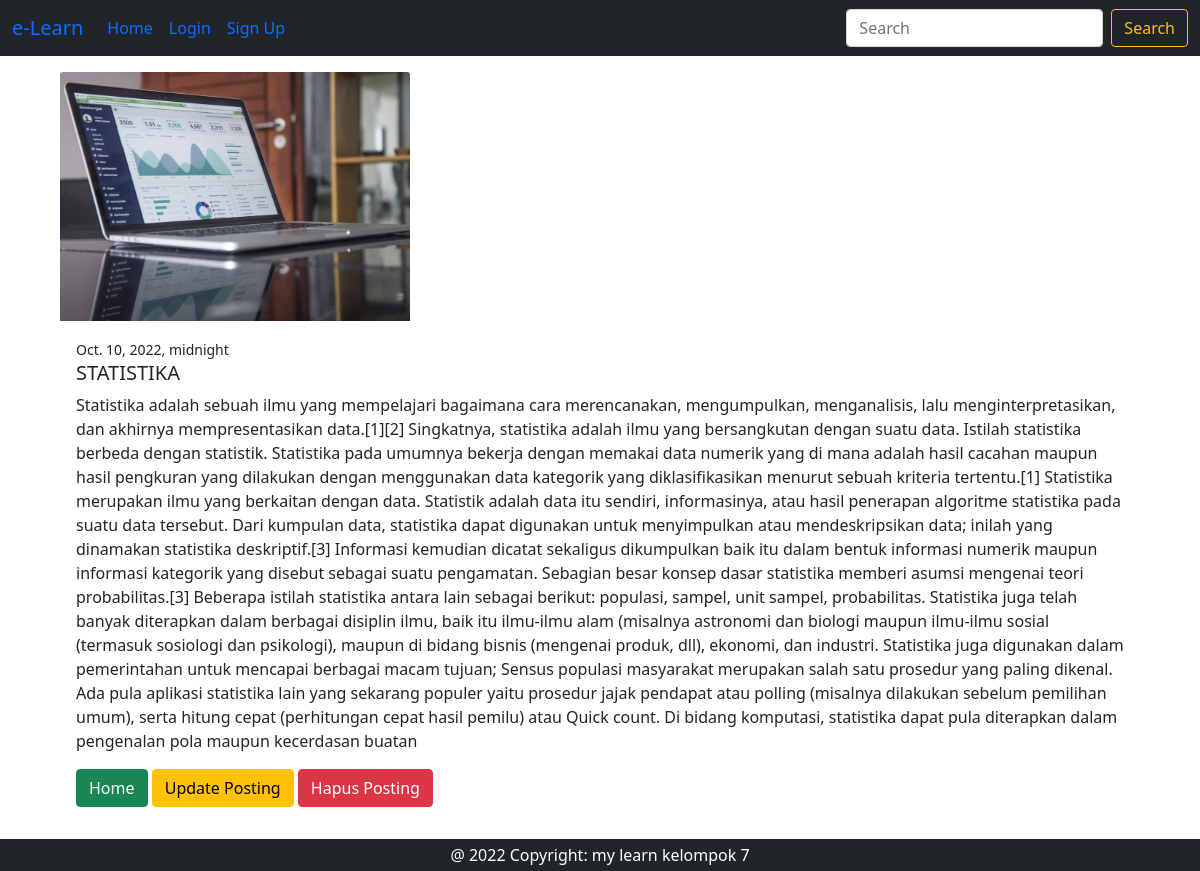
Screenshot of /detail/9 with the database file from the repository.
### posting/models.py (models this page shows, shortened)
class Posting(models.Model):
    judul = models.CharField(max_length=200)
    konten = models.TextField()
    image = models.ImageField(null=True, blank=True, upload_to='images')
    date = models.DateTimeField()

### posting/views.py (the view)
# urls.py: path('detail/<int:pk>', views.DetailPosting.as_view(), name='detail'),
class DetailPosting(generic.DetailView):
    model = Posting
    template_name = 'posting/detail.html'

### templates/posting/detail.html (shortened to what this page needs)
{% extends 'base.html' %}
{% block content %}
<div class="container mt-3 mb-5 justify-content-center" style="width: 69rem;">
    <img src="{{ posting.image.url }}"  style="width:350px" class="card-img-top" alt="my image">
    <div class="card-body">
        <small>{{ posting.date }}</small>
      <h5 class="card-title">{{ posting.judul }}</h5>
      <p class="card-text">{{ posting.konten }}</p>
      <a href="{% url 'index' %}" class="btn btn-success">Home</a>
      <a href="{% url 'update' object.pk %}" class="btn btn-warning">Update Posting</a>
      <a href="{% url 'delete' object.pk %}" class="btn btn-danger">Hapus Posting</a>
    </div>
  </div>
{% endblock %}

### rows the page displays
Posting: image (picture), date "Oct. 10, 2022, midnight", judul "STATISTIKA", konten "Statistika adalah sebuah ilmu yang mempelajari bagaimana cara merencanakan, mengumpulkan, menganalisis, lalu menginterpretasikan, dan akhirnya mempresentasikan data.[1][2] Singkatnya, statistika adalah ilmu yang bersangkutan dengan suatu data. Istilah statistika berbeda dengan statistik. Statistika pada umumnya bekerja dengan memakai data numerik yang di mana adalah hasil cacahan maupun hasil pengkuran yang dilakukan dengan menggunakan data kategorik yang diklasifikasikan menurut sebuah kriteria tertentu.[1] Statistika merupakan ilmu yang berkaitan dengan data. Statistik adalah data itu sendiri, informasinya, atau hasil penerapan algoritme statistika pada suatu data tersebut. Dari kumpulan…"
